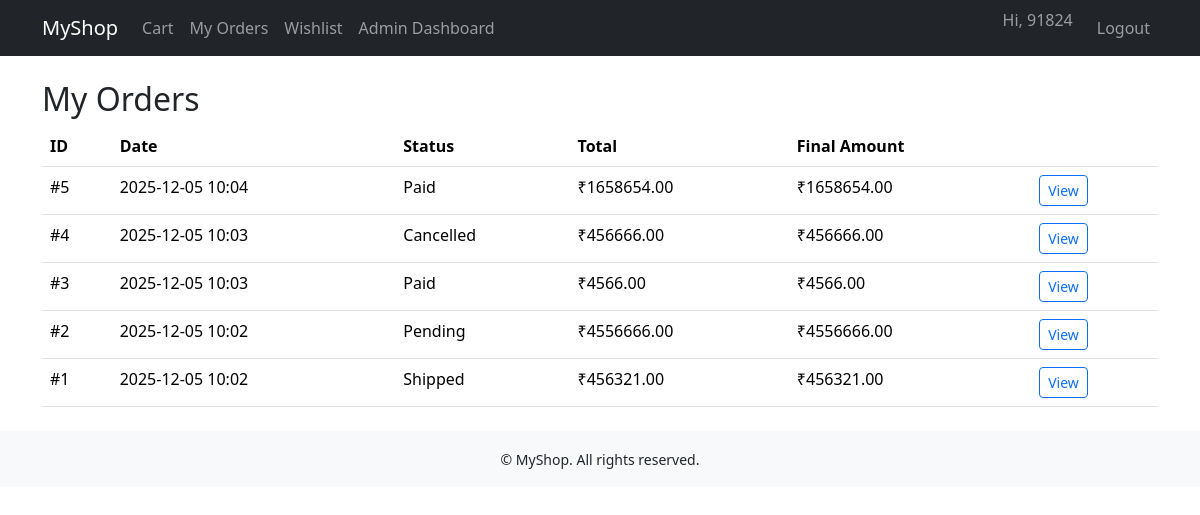
/my-orders/ (signed in), run on the app's committed database.
### shop/models.py (models this page shows, shortened)
class Order(models.Model):
    STATUS_CHOICES = (
        ('PENDING', 'Pending'),
        ('PAID', 'Paid'),
        ('SHIPPED', 'Shipped'),
        ('DELIVERED', 'Delivered'),
        ('CANCELLED', 'Cancelled'),
    )
    user           = models.ForeignKey(User, on_delete=models.CASCADE, related_name='orders')
    created_at     = models.DateTimeField(auto_now_add=True)
    status         = models.CharField(max_length=20, choices=STATUS_CHOICES, default='PENDING')
    total_amount   = models.DecimalField(max_digits=10, decimal_places=2, default=0)
    address        = models.TextField()
    coupon         = models.ForeignKey(Coupon, null=True, blank=True, on_delete=models.SET_NULL)
    discount_amount = models.DecimalField(max_digits=10, decimal_places=2, default=0)
    def final_amount(self):
        return self.total_amount - self.discount_amount

### shop/views.py (the view)
# urls.py: path('my-orders/', views.my_orders, name='my_orders'),
@login_required
def my_orders(request):
    orders = request.user.orders.order_by('-created_at')
    return render(request, 'shop/my_orders.html', {'orders': orders})

### shop/templates/shop/my_orders.html (shortened to what this page needs)
{% extends 'shop/base.html' %}
{% block content %}
<h2>My Orders</h2>
<table class="table">
  <thead>
    <tr>
      <th>ID</th>
      <th>Date</th>
      <th>Status</th>
      <th>Total</th>
      <th>Final Amount</th>
      <th></th>
    </tr>
  </thead>
  <tbody>
    {% for order in orders %}
      <tr>
        <td>#{{ order.id }}</td>
        <td>{{ order.created_at|date:"Y-m-d H:i" }}</td>
        <td>{{ order.get_status_display }}</td>
        <td>₹{{ order.total_amount }}</td>
        <td>₹{{ order.final_amount }}</td>
        <td>
          <a href="{% url 'order_detail' order.id %}" class="btn btn-sm btn-outline-primary">
            View
          </a>
        </td>
      </tr>
    {% empty %}
      <tr><td colspan="6">You have no orders.</td></tr>
    {% endfor %}
  </tbody>
</table>
{% endblock %}

### shop/templates/shop/base.html (shortened to what this page needs)
{% load static %}
<!DOCTYPE html>
<html lang="en">
<head>
  {% load static %}
  <link
    href="https://cdn.jsdelivr.net/npm/bootstrap@5.3.3/dist/css/bootstrap.min.css"
    rel="stylesheet">
  <link rel="stylesheet" href="{% static 'css/style.css' %}">
</head>
<body>
<nav class="navbar navbar-expand-lg navbar-dark bg-dark mb-4">
  <div class="container">
    <a class="navbar-brand" href="{% url 'home' %}">MyShop</a>
    <div class="collapse navbar-collapse" id="navbarNav">
      <ul class="navbar-nav me-auto">
        <li class="nav-item">
          <a class="nav-link" href="{% url 'cart_detail' %}">Cart</a>
        </li>
        {% if user.is_authenticated %}
          <li class="nav-item">
            <a class="nav-link" href="{% url 'my_orders' %}">My Orders</a>
          </li>
          <li class="nav-item">
            <a class="nav-link" href="{% url 'wishlist_list' %}">Wishlist</a>
          </li>
          {% if user.is_staff %}
            <li class="nav-item">
              <a class="nav-link" href="{% url 'admin_dashboard' %}">Admin Dashboard</a>
            </li>
          {% endif %}
        {% endif %}
      </ul>
      <ul class="navbar-nav">
        {% if user.is_authenticated %}
          <li class="nav-item">
            <span class="navbar-text me-3">Hi, {{ user.username }}</span>
          </li>
          <li class="nav-item">
            <a class="nav-link" href="{% url 'logout' %}">Logout</a>
          </li>
        {% endif %}
      </ul>
    </div>
  </div>
</nav>
<div class="container mb-4">
  {% block content %}{% endblock %}
</div>
<footer class="bg-light py-3 mt-auto">
  <div class="container text-center">
    <small>&copy; {{ now|date:"Y" }} MyShop. All rights reserved.</small>
  </div>
</footer>
</body>
</html>

### data on the page
Order: id "5", created_at "2025-12-05 10:04", status "Paid", total_amount "1658654.00", final_amount "1658654.00"
Order: id "4", created_at "2025-12-05 10:03", status "Cancelled", total_amount "456666.00", final_amount "456666.00"
Order: id "3", created_at "2025-12-05 10:03", status "Paid", total_amount "4566.00", final_amount "4566.00"
Order: id "2", created_at "2025-12-05 10:02", status "Pending", total_amount "4556666.00", final_amount "4556666.00"
Order: id "1", created_at "2025-12-05 10:02", status "Shipped", total_amount "456321.00", final_amount "456321.00"

### other printed values
{{ user.username }} "91824"
